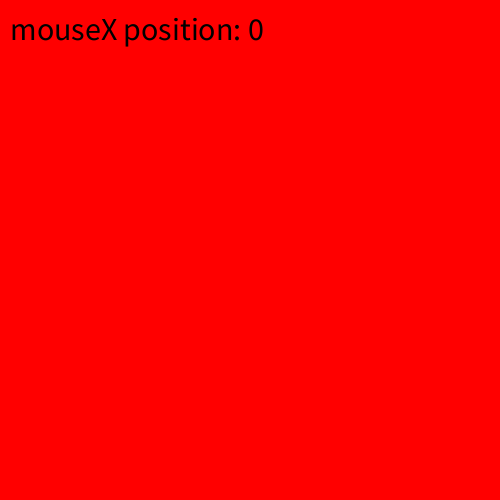
Frame 1 (no input)
Frame 60 (the mouse pressed at the canvas centre just before this capture): identical to frame 1, image omitted
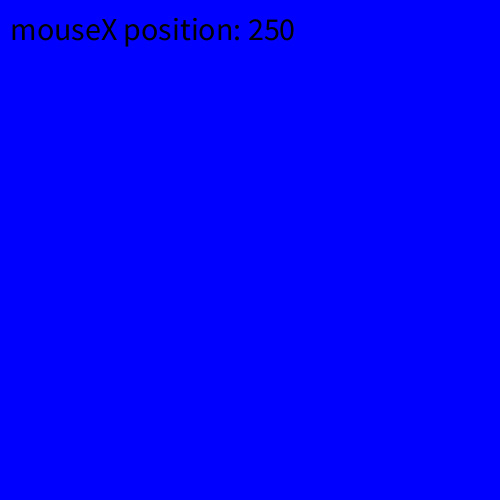
Frame 120 (the mouse held since frame 60 and released just before this capture)

The Processing sketch that drew these frames (run headless with seeded random() and noise(); from frame 60 on, the mouse is pressed at the canvas centre):

// Processing sketch: ex03_multiple_if_else
// ── ex03_multiple_if_else.pde
//change fill of rect color
//depending on mouseX position

void setup() {
  size(500, 500);
  noStroke();
}

void draw() {
  //if mouseX is less than width / 4
  //fill is red
  if (mouseX < width / 4) {
    fill(255, 0, 0);
  }
  //else if mouseX is greater or equal to width / 4
  //AND if it is less than width / 2
  //fill is green
  else if (mouseX >= width / 4 && mouseX < width / 2) {
    fill(0, 255, 0);
  } 
  //else if mouseX is greater or equal to width / 2
  //AND if it is less than width * 3 / 4
  //fill is blue
  else if (mouseX >=width / 2 && mouseX < width * 3 / 4) {
    fill(0, 0, 255);
  } 
  //else fill is purple
  else {
    fill(255, 0, 255);
  }
  rect(0, 0, width, height);

  //to show the mouseX position as text
  //on the top left corner of sketch
  fill(0);
  textSize(32);
  text("mouseX position: " + mouseX, 10, 40);
}
